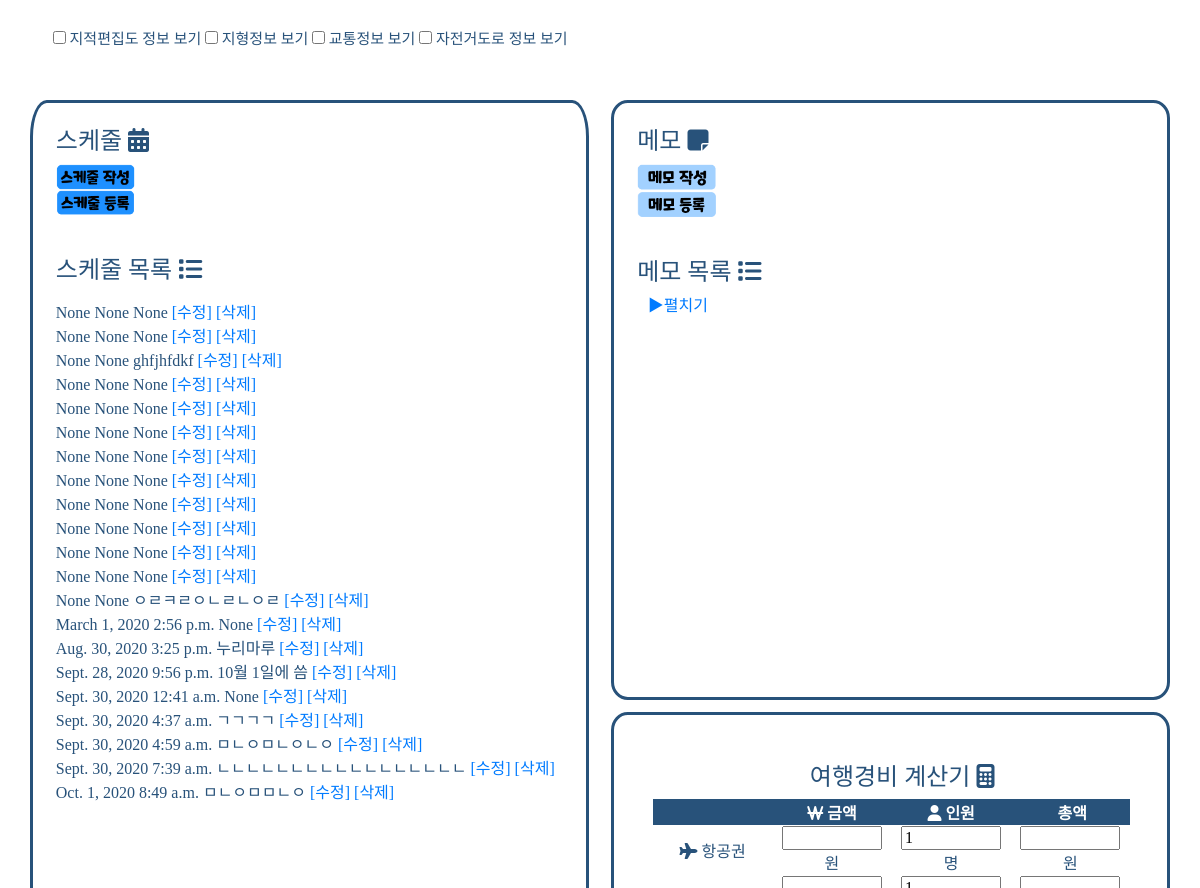
/tourPlan/map/14 (middle part), run on an earlier commit of the app's database.
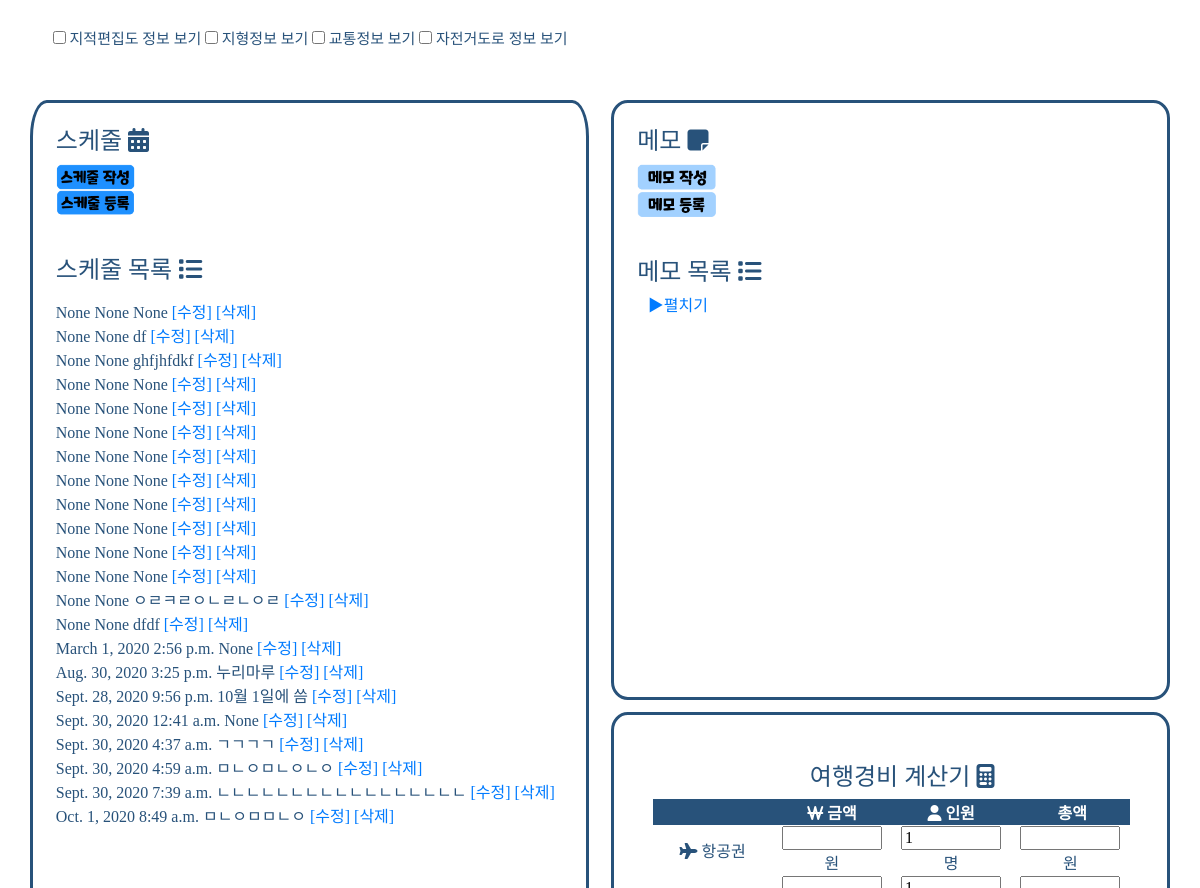
And on a later commit of the database.
### Schedule/models.py (models this page shows, shortened)
class Schedule(models.Model):
    class Meta:
        ordering = ['date', 'time']
    plan = models.ForeignKey(Plan, on_delete=models.CASCADE, default=None, blank=True, null=True)
    schedule = models.CharField(max_length=1000, blank=True, null=True)
    date = models.DateField('날짜', default=timezone.now, blank=True, null=True)
    time = models.TimeField('시간', auto_now=False, default=timezone.now, blank=True, null=True, auto_now_add = False)
    created_at = models.DateTimeField('작성시간', default = timezone.now)
    updated_at = models.DateTimeField('수정시간', default = timezone.now)

### tourPlan/views.py (the view)
# urls.py: path('map/<int:plan_id>', views.map, name='map'),
def map(request, plan_id):
    plan_detail = get_object_or_404(Plan, pk = plan_id)
    plan_object = Plan.objects.get(id=plan_id)
    plan_object.view_count = plan_object.view_count+1
    plan_object.save()
    return render(request, 'map.html', {'plan':plan_detail})

### tourPlan/templates/map.html (shortened to what this page needs)
{% extends 'nav.html' %}
{% load bootstrap4 %}
    {% block content %}
</head>
<body>
    {% load static %}
    <p><link rel="stylesheet" type="text/css" href="{% static 'style.css' %}"></p>
            <div class="body_margin">
<div id="mapframe">
<div class="map_wrap">
    <div id="map" style="width:100%;height:100%;position:relative;overflow:hidden;"></div>
    <p>
        <input type="checkbox" id="chkUseDistrict" onclick="setOverlayMapTypeId()" /> 지적편집도 정보 보기
        <input type="checkbox" id="chkTerrain" onclick="setOverlayMapTypeId()" /> 지형정보 보기
        <input type="checkbox" id="chkTraffic" onclick="setOverlayMapTypeId()" /> 교통정보 보기
        <input type="checkbox" id="chkBicycle" onclick="setOverlayMapTypeId()" /> 자전거도로 정보 보기
    </p>
</div>
</div>
<br><br><br>
<div class="s" style="overflow-x:hidden; width:49%; height:152%;">
    <div class="s_write">
    <br><h4>스케줄&nbsp<i class="fas fa-calendar-alt"></i></h4>
    <a href="{% url 'schedulecreate' plan.id %}"><img src="{% static '스케줄 작성 버튼.PNG' %}"width=15% ></a>
    <form method='POST'>
        <input type="image" src="{% static '스케줄 버튼.PNG' %}" width="15%" name="Submit" value="Submit">
    </form>
    <br>
    <div class="s_list">
        <h4>스케줄 목록&nbsp<i class="fas fa-list"></i></h4>
            {% for schedule in plan.schedule_set.all %}
                {{ schedule.date }}
                {{ schedule.time }}
                {{ schedule.schedule }}
                <a href="{% url 'scheduleupdate' schedule.id %}">[수정]</a>
                <a href="{% url 'scheduledelete' schedule.id %}">[삭제]</a>
                <br/>
            {% endfor %}
        </div>
    <br>
    </div>
</div>
<div class = "m">
    <div class="m_write">
    <br><h4>메모&nbsp<i class="fas fa-sticky-note"></i></h4>
    <a href="{% url 'memocreate' plan.id %}"><img src="{% static '메모 작성 버튼.PNG' %}"width=15% ></a><br>
     <form method='POST'>
        <input type="image" width=15% src="{% static '메모 버튼.PNG' %}" name="Submit" value="Submit">
    </form>
    </div><br>
    <div class = "m_list">
        <h4>메모 목록&nbsp<i class="fas fa-list"></i></h4>
        <div>
            <a href=#none id="show" onclick="if(hide.style.display=='none') {hide.style.display='';show.innerText='▲접기'} else {hide.style.display='none';show.innerText='▶펼치기'}">▶펼치기</a>
        </div>
    </div>
</div>
<div class="Cal">
    <br><br>
    <h4>여행경비 계산기&nbsp<i class="fas fa-calculator"></i></h4>
    <table id="calc">
      <tr>
        <th></th>
        <th><i class="fas fa-won-sign"></i>&nbsp금액</th>
        <th><i class="fas fa-user"></i>&nbsp인원</th>
        <th></i>&nbsp총액</th>
      </tr>
      <tr>
        <td><i class="fas fa-plane">&nbsp</i>항공권</td>
        <td><input class="t_input" type="text" id="price1" /> 원</td>
        <td><input class="t_input" type="number" id="no1" value="1" /> 명</td>
        <td><input class="t_input" type="number" id="t1" /> 원</td>
      </tr>
      <tr>
        <td>&nbsp숙박비</td>
        <td><input class="t_input" type="text" id="price2" /> 원</td>
        <td><input class="t_input" type="number" id="no2" value="1" /> 명</td>
        <td><input class="t_input" type="number" id="t2" /> 원</td>
      </tr>
    </table>
  <br>
    <br>
</div>
{% load disqus_tags %}
<br><br>
<div class="button">
</div>
<br><input id="ShareUrl">
<br><a href="#">back to top</a>
</div>
{% endblock %}

What changed in the data, as far as the page shows it:
changed Schedule (number 2 of 22 on the later page): schedule "None" → "df"
added Schedule: date "None", time "None", schedule "dfdf"
